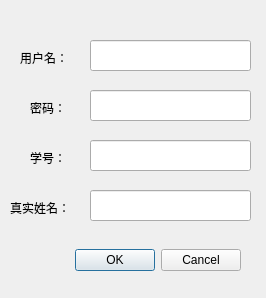
<?xml version="1.0" encoding="UTF-8"?>
<ui version="4.0">
 <class>RegisterDialog</class>
 <widget class="QDialog" name="RegisterDialog">
  <property name="geometry">
   <rect>
    <x>0</x>
    <y>0</y>
    <width>266</width>
    <height>298</height>
   </rect>
  </property>
  <property name="windowTitle">
   <string>Dialog</string>
  </property>
  <widget class="QDialogButtonBox" name="buttonBox">
   <property name="geometry">
    <rect>
     <x>20</x>
     <y>240</y>
     <width>221</width>
     <height>41</height>
    </rect>
   </property>
   <property name="orientation">
    <enum>Qt::Horizontal</enum>
   </property>
   <property name="standardButtons">
    <set>QDialogButtonBox::Cancel|QDialogButtonBox::Ok</set>
   </property>
  </widget>
  <widget class="QLabel" name="label">
   <property name="geometry">
    <rect>
     <x>20</x>
     <y>50</y>
     <width>60</width>
     <height>16</height>
    </rect>
   </property>
   <property name="text">
    <string>用户名：</string>
   </property>
  </widget>
  <widget class="QLabel" name="label_2">
   <property name="geometry">
    <rect>
     <x>30</x>
     <y>100</y>
     <width>60</width>
     <height>16</height>
    </rect>
   </property>
   <property name="text">
    <string>密码：</string>
   </property>
  </widget>
  <widget class="QLabel" name="label_3">
   <property name="geometry">
    <rect>
     <x>30</x>
     <y>150</y>
     <width>60</width>
     <height>16</height>
    </rect>
   </property>
   <property name="text">
    <string>学号：</string>
   </property>
  </widget>
  <widget class="QLabel" name="label_4">
   <property name="geometry">
    <rect>
     <x>10</x>
     <y>200</y>
     <width>60</width>
     <height>16</height>
    </rect>
   </property>
   <property name="text">
    <string>真实姓名：</string>
   </property>
  </widget>
  <widget class="QLineEdit" name="le_reg_username">
   <property name="geometry">
    <rect>
     <x>90</x>
     <y>40</y>
     <width>161</width>
     <height>31</height>
    </rect>
   </property>
   <property name="inputMethodHints">
    <set>Qt::ImhHiddenText</set>
   </property>
   <property name="text">
    <string/>
   </property>
  </widget>
  <widget class="QLineEdit" name="le_reg_password">
   <property name="geometry">
    <rect>
     <x>90</x>
     <y>90</y>
     <width>161</width>
     <height>31</height>
    </rect>
   </property>
   <property name="inputMethodHints">
    <set>Qt::ImhHiddenText|Qt::ImhNoAutoUppercase|Qt::ImhNoPredictiveText|Qt::ImhSensitiveData</set>
   </property>
   <property name="text">
    <string/>
   </property>
   <property name="echoMode">
    <enum>QLineEdit::Password</enum>
   </property>
  </widget>
  <widget class="QLineEdit" name="le_reg_studentid">
   <property name="geometry">
    <rect>
     <x>90</x>
     <y>140</y>
     <width>161</width>
     <height>31</height>
    </rect>
   </property>
   <property name="inputMethodHints">
    <set>Qt::ImhHiddenText</set>
   </property>
   <property name="text">
    <string/>
   </property>
  </widget>
  <widget class="QLineEdit" name="le_reg_realname">
   <property name="geometry">
    <rect>
     <x>90</x>
     <y>190</y>
     <width>161</width>
     <height>31</height>
    </rect>
   </property>
   <property name="inputMethodHints">
    <set>Qt::ImhHiddenText</set>
   </property>
   <property name="text">
    <string/>
   </property>
  </widget>
 </widget>
 <resources/>
 <connections>
  <connection>
   <sender>buttonBox</sender>
   <signal>accepted()</signal>
   <receiver>RegisterDialog</receiver>
   <slot>accept()</slot>
   <hints>
    <hint type="sourcelabel">
     <x>248</x>
     <y>254</y>
    </hint>
    <hint type="destinationlabel">
     <x>157</x>
     <y>274</y>
    </hint>
   </hints>
  </connection>
  <connection>
   <sender>buttonBox</sender>
   <signal>rejected()</signal>
   <receiver>RegisterDialog</receiver>
   <slot>reject()</slot>
   <hints>
    <hint type="sourcelabel">
     <x>316</x>
     <y>260</y>
    </hint>
    <hint type="destinationlabel">
     <x>286</x>
     <y>274</y>
    </hint>
   </hints>
  </connection>
 </connections>
</ui>
